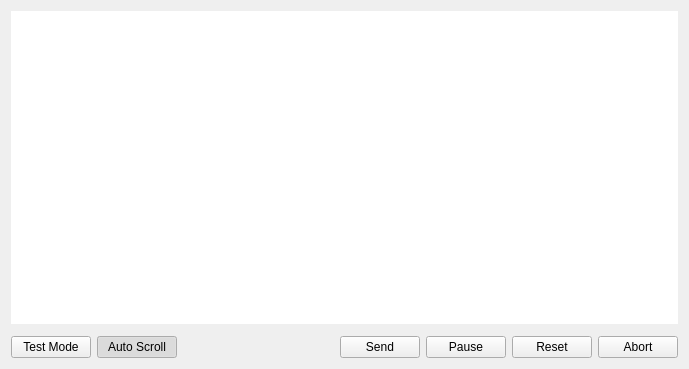
<?xml version="1.0" encoding="UTF-8"?>
<ui version="4.0">
 <class>ProgramForm</class>
 <widget class="QWidget" name="ProgramForm">
  <property name="geometry">
   <rect>
    <x>0</x>
    <y>0</y>
    <width>689</width>
    <height>369</height>
   </rect>
  </property>
  <property name="sizePolicy">
   <sizepolicy hsizetype="Expanding" vsizetype="Expanding">
    <horstretch>0</horstretch>
    <verstretch>0</verstretch>
   </sizepolicy>
  </property>
  <property name="windowTitle">
   <string>Form</string>
  </property>
  <layout class="QVBoxLayout" name="verticalLayout">
   <item>
    <widget class="QTableView" name="programTable">
     <property name="frameShape">
      <enum>QFrame::NoFrame</enum>
     </property>
     <property name="frameShadow">
      <enum>QFrame::Plain</enum>
     </property>
     <property name="alternatingRowColors">
      <bool>true</bool>
     </property>
     <property name="selectionMode">
      <enum>QAbstractItemView::SingleSelection</enum>
     </property>
     <property name="selectionBehavior">
      <enum>QAbstractItemView::SelectRows</enum>
     </property>
     <property name="textElideMode">
      <enum>Qt::ElideNone</enum>
     </property>
     <property name="showGrid">
      <bool>false</bool>
     </property>
     <property name="gridStyle">
      <enum>Qt::NoPen</enum>
     </property>
     <property name="cornerButtonEnabled">
      <bool>false</bool>
     </property>
     <attribute name="verticalHeaderVisible">
      <bool>false</bool>
     </attribute>
    </widget>
   </item>
   <item>
    <layout class="QHBoxLayout" name="horizontalLayout">
     <property name="leftMargin">
      <number>0</number>
     </property>
     <property name="topMargin">
      <number>6</number>
     </property>
     <item>
      <widget class="QPushButton" name="testModeButton">
       <property name="sizePolicy">
        <sizepolicy hsizetype="Preferred" vsizetype="Fixed">
         <horstretch>0</horstretch>
         <verstretch>0</verstretch>
        </sizepolicy>
       </property>
       <property name="minimumSize">
        <size>
         <width>22</width>
         <height>0</height>
        </size>
       </property>
       <property name="text">
        <string>Test Mode</string>
       </property>
       <property name="checkable">
        <bool>true</bool>
       </property>
      </widget>
     </item>
     <item>
      <widget class="QPushButton" name="autoScrollButton">
       <property name="sizePolicy">
        <sizepolicy hsizetype="Preferred" vsizetype="Fixed">
         <horstretch>0</horstretch>
         <verstretch>0</verstretch>
        </sizepolicy>
       </property>
       <property name="minimumSize">
        <size>
         <width>22</width>
         <height>0</height>
        </size>
       </property>
       <property name="text">
        <string>Auto Scroll</string>
       </property>
       <property name="checkable">
        <bool>true</bool>
       </property>
       <property name="checked">
        <bool>true</bool>
       </property>
      </widget>
     </item>
     <item>
      <spacer name="buttonSpacer">
       <property name="orientation">
        <enum>Qt::Horizontal</enum>
       </property>
       <property name="sizeHint" stdset="0">
        <size>
         <width>13</width>
         <height>20</height>
        </size>
       </property>
      </spacer>
     </item>
     <item>
      <widget class="QPushButton" name="sendButton">
       <property name="sizePolicy">
        <sizepolicy hsizetype="Minimum" vsizetype="Minimum">
         <horstretch>0</horstretch>
         <verstretch>0</verstretch>
        </sizepolicy>
       </property>
       <property name="text">
        <string>Send</string>
       </property>
      </widget>
     </item>
     <item>
      <widget class="QPushButton" name="pauseButton">
       <property name="text">
        <string>Pause</string>
       </property>
       <property name="checkable">
        <bool>true</bool>
       </property>
      </widget>
     </item>
     <item>
      <widget class="QPushButton" name="resetButton">
       <property name="text">
        <string>Reset</string>
       </property>
      </widget>
     </item>
     <item>
      <widget class="QPushButton" name="abortButton">
       <property name="text">
        <string>Abort</string>
       </property>
      </widget>
     </item>
    </layout>
   </item>
  </layout>
 </widget>
 <resources/>
 <connections/>
</ui>
